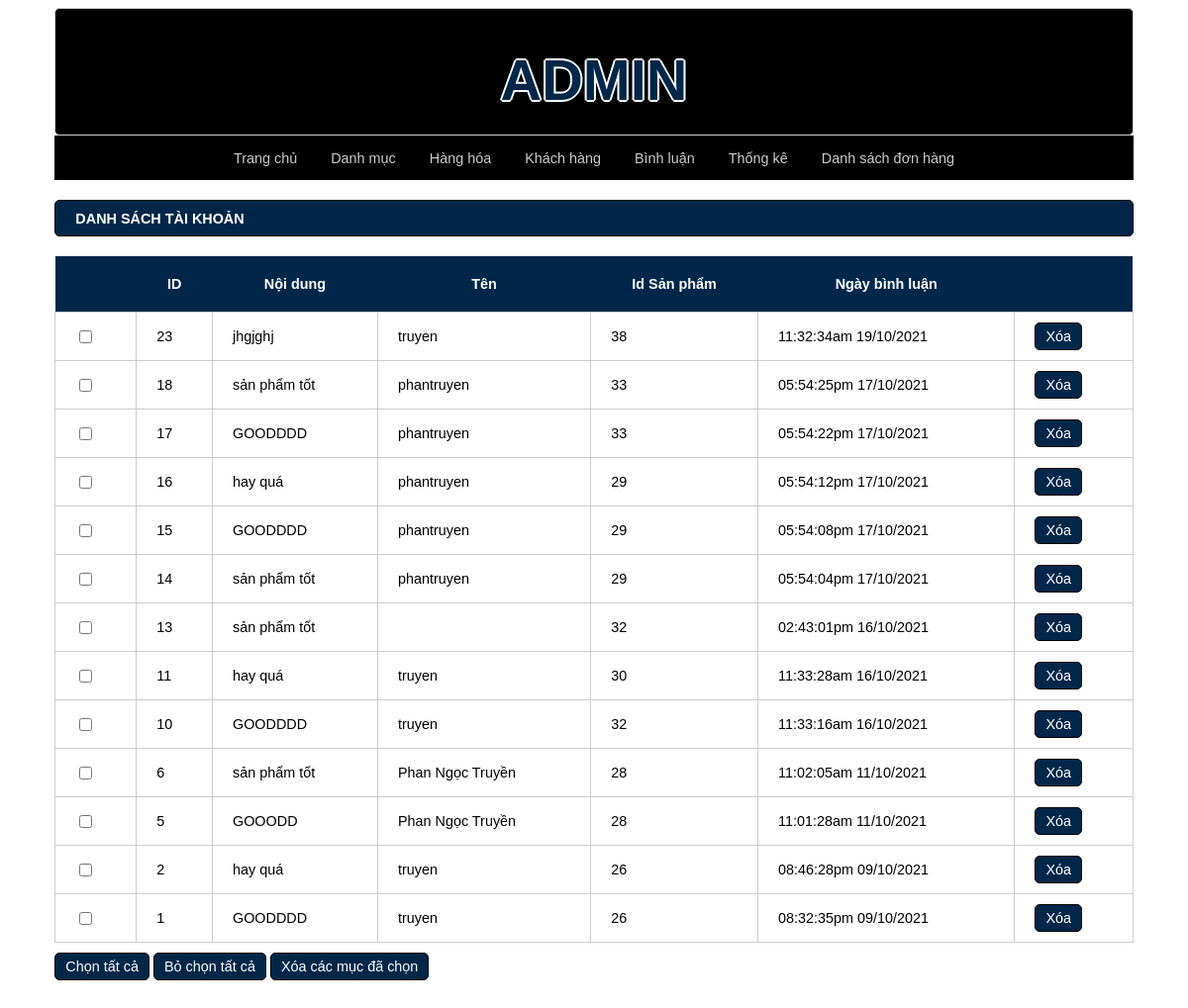
Screenshot of /admin/index.php?act=dsbl with the database file from the repository.
### tables this page shows
CREATE TABLE `binhluan` (
  `id` int(10) NOT NULL,
  `noidung` varchar(255) NOT NULL,
  `user` varchar(255) NOT NULL,
  `idpro` int(10) NOT NULL,
  `ngaybinhluan` varchar(30) NOT NULL
);

### model/pdo.php (called while the page is built, shortened)
<?php
function pdo_get_connection(){
    $dburl = "mysql:host=localhost;dbname=duanmau2021;charset=utf8";
    $username = 'root';
    $password = '';
    $conn = new PDO($dburl, $username, $password);
    $conn->setAttribute(PDO::ATTR_ERRMODE, PDO::ERRMODE_EXCEPTION);
    return $conn;
}
function pdo_query($sql){
    $sql_args = array_slice(func_get_args(), 1);
    try{
        $conn = pdo_get_connection();
        $stmt = $conn->prepare($sql);
        $stmt->execute($sql_args);
        $rows = $stmt->fetchAll();
        return $rows;
    }
    catch(PDOException $e){
        throw $e;
    }
    finally{
        unset($conn);
    }
}

### model/binhluan.php (called while the page is built, shortened)
<?php
function loadall_binhluan($idpro){
    $sql="select * from binhluan where 1";
    $sql.=" order by id desc";
    $listbl= pdo_query($sql);
    return $listbl;
}
?>

### admin/binhluan/list.php (the view)
<div class="row">
            <div class="row frmtitle">
                <H1>DANH SÁCH TÀI KHOẢN</H1>
            </div>
            <div class="row frmcontent">
                <div class="row mb10 frmdsloai" >
                    <table>
                        <tr>
                            <th></th>
                            <th>ID</th>
                            <th>Nội dung</th>
                            <th>Tên</th>
                            <th>Id Sản phẩm</th>
                            <th>Ngày bình luận</th>
                            <th></th>
                        </tr>
                        <?php
                            foreach($listbinhluan as $binhluan) {
                                extract($binhluan);
                                $xoabl="index.php?act=xoabl&id=".$id;
                                echo '<tr>
                                        <td><input type="checkbox" name="" id=""></td>
                                        <td>'.$id.'</td>
                                        <td>'.$noidung.'</td>
                                        <td>'.$user.'</td>
                                        <td>'.$idpro.'</td>
                                        <td>'.$ngaybinhluan.'</td>
                                        <td></a> <a href="'.$xoabl.'"><input type="button" value="Xóa"></a></td>
                                    </tr>';
                            }
                        ?>
                    </table>
                </div>
                <div class="row mb10">
                    <input type="button" value="Chọn tất cả">
                    <input type="button" value="Bỏ chọn tất cả">
                    <input type="button" value="Xóa các mục đã chọn">
                </div>
            </div>
        </div>

### view/css/style.css (style rules this page uses)
* { box-sizing: border-box; font-family: sans-serif; font-size: 1.2vw; text-decoration: none; list-style: none; }
.row { float: left; width: 100%; }
.mb10 { margin-bottom: 10px; }
.formtaikhoan input[type="submit"], .frmcontent input[type="submit"], .formtaikhoan input[type="reset"], .frmcontent input[type="reset"], .frmcontent input[type="button"] { border-radius: 5px; padding: 5px 10px; background-color: #00274a; border: 1px black solid; color: white; }
.frmtitle { border-left: 1px black solid; border-right: 1px black solid; border-bottom: 1px black solid; background-color: #00274a; border: 1px black solid; color: white; border-radius: 5px; padding: 0px 20px; }
.frmcontent { padding: 20px 0px; }
.frmdsloai table { width: 100%; border-collapse: collapse; }
.frmdsloai table th { padding: 20px; background-color: #00274a; color: white; }
.frmdsloai table td { padding: 10px 20px; border: 1px #CCC solid; }

### rows the page displays
binhluan: id "23", noidung "jhgjghj", user "truyen", idpro "38", ngaybinhluan "11:32:34am 19/10/2021"
binhluan: id "18", noidung "sản phẩm tốt", user "phantruyen", idpro "33", ngaybinhluan "05:54:25pm 17/10/2021"
binhluan: id "17", noidung "GOODDDD", user "phantruyen", idpro "33", ngaybinhluan "05:54:22pm 17/10/2021"
binhluan: id "16", noidung "hay quá", user "phantruyen", idpro "29", ngaybinhluan "05:54:12pm 17/10/2021"
binhluan: id "15", noidung "GOODDDD", user "phantruyen", idpro "29", ngaybinhluan "05:54:08pm 17/10/2021"
binhluan: id "14", noidung "sản phẩm tốt", user "phantruyen", idpro "29", ngaybinhluan "05:54:04pm 17/10/2021"
binhluan: id "13", noidung "sản phẩm tốt", idpro "32", ngaybinhluan "02:43:01pm 16/10/2021"
binhluan: id "11", noidung "hay quá", user "truyen", idpro "30", ngaybinhluan "11:33:28am 16/10/2021"
binhluan: id "10", noidung "GOODDDD", user "truyen", idpro "32", ngaybinhluan "11:33:16am 16/10/2021"
binhluan: id "6", noidung "sản phẩm tốt", user "Phan Ngọc Truyền", idpro "28", ngaybinhluan "11:02:05am 11/10/2021"
binhluan: id "5", noidung "GOOODD", user "Phan Ngọc Truyền", idpro "28", ngaybinhluan "11:01:28am 11/10/2021"
binhluan: id "2", noidung "hay quá", user "truyen", idpro "26", ngaybinhluan "08:46:28pm 09/10/2021"
binhluan: id "1", noidung "GOODDDD", user "truyen", idpro "26", ngaybinhluan "08:32:35pm 09/10/2021"
